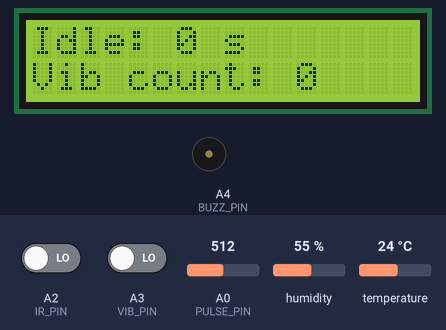
A sketch run on a simulated Arduino Uno, built with avr-gcc and run on an emulated ATmega328P. On the bench: 16×2 character LCD, buzzer (waves = sounding, pin HIGH). Inputs (shaded band) come from the test bench; at power-on: temperature 24 °C, A2 (IR_PIN) LOW, A3 (VIB_PIN) LOW, humidity 55 %, A0 (PULSE_PIN) = 512. What the sketch prints to the serial monitor is not drawn.

Above: at 3.4 s.
3.5 s: temperature set to 37.2 °C
At 9.6 s:
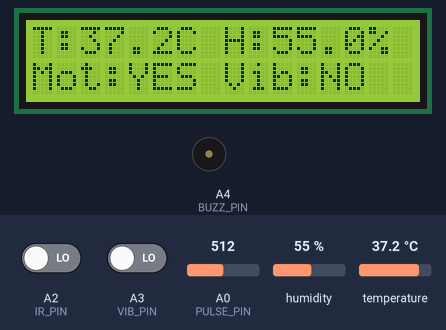
10.6 s: temperature set to 38.5 °C
At 15.8 s:
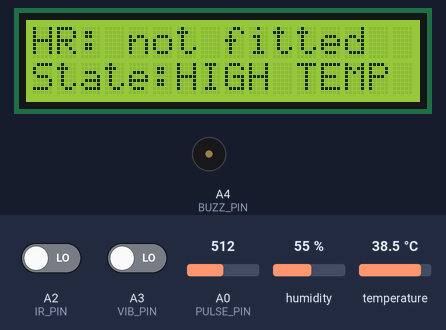
16.8 s: A2 (IR_PIN) driven HIGH
At 18.8 s:
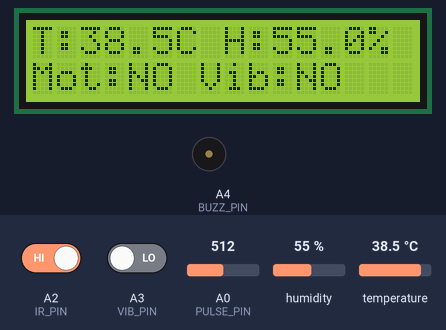
20.8 s: A3 (VIB_PIN) driven HIGH
At 21.07 s:
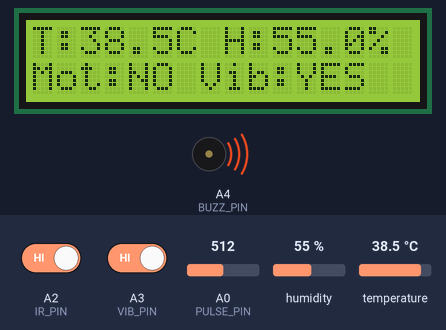
22.5 s: A2 (IR_PIN) driven LOW
At 23.15 s:
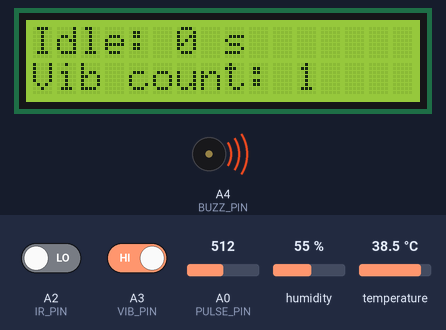
31.5 s: humidity set to 22 %
At 37.15 s:
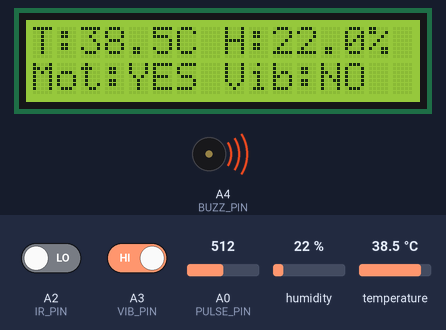
Timing chart, 0 to 38.6 s (numbered marks = the images above; inputs shaded):
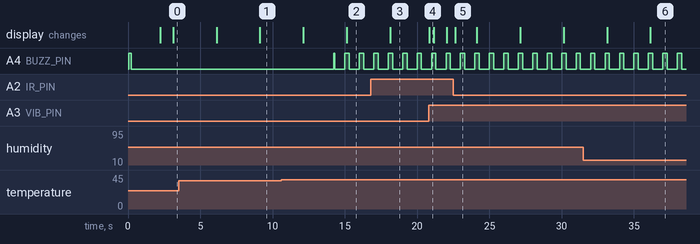

The sketch:

sentinel_lcd.ino
```cpp
  /*
    Sentinel - Real-Time Health Monitoring and Early Warning System
    Board: PEC / Atal Incubation Centre ATmega328P Development Board (16 MHz) + 16x2 LCD
    All logic and power at 5 V.

    Sensors & Pin Map (matches circuit diagram):
              A0 = Pulse sensor S (analog, XD-58C or PulseSensor)
              A1 = DHT22 (AM2302) DATA (temperature + humidity)
              A2 = IR module OUT (motion/presence detection)
              A3 = SW-420 DO (vibration/impact fall detect)
              A4 = Buzzer driver via 1k resistor + Q1 NPN (BC547/2N2222) with 1N4148 flyback
              Shared Rails: 5V Rail & GND Rail
              USB (D0/D1): Serial to gateway (9600 Baud)

    Libraries to install (Sketch > Include Library > Manage Libraries):
              "DHT sensor library" by Adafruit  (also install "Adafruit Unified Sensor")
              LiquidCrystal is already built into the Arduino IDE.
  */

  #include <LiquidCrystal.h>
  #include <DHT.h>

  // ================= 1. LCD PINS: CHANGE TO MATCH YOUR BOARD =================
  const uint8_t LCD_RS = 8;
  const uint8_t LCD_EN = 9;
  const uint8_t LCD_D4 = 4;
  const uint8_t LCD_D5 = 5;
  const uint8_t LCD_D6 = 6;
  const uint8_t LCD_D7 = 7;
  LiquidCrystal lcd(LCD_RS, LCD_EN, LCD_D4, LCD_D5, LCD_D6, LCD_D7);

  // ================= 2. SENSOR PINS (MATCHES CIRCUIT DIAGRAM) =================
  #define PULSE_PIN A0   // A0/PC0 (pin 23) - Pulse sensor S (analog)
  #define DHT_PIN   A1   // A1/PC1 (pin 24) - DHT22 DATA (temperature + humidity)
  #define IR_PIN    A2   // A2/PC2 (pin 25) - IR sensor module OUT (motion/presence)
  #define VIB_PIN   A3   // A3/PC3 (pin 26) - SW-420 DO (impact/shake fall detect)
  #define BUZZ_PIN  A4   // A4/PC4 (pin 27) - Buzzer driver (via 1k + NPN Q1)
  DHT dht(DHT_PIN, DHT22);

  // Most IR obstacle modules give LOW when something is detected.
  const bool IR_ACTIVE_LOW = true;
  // Most SW-420 modules give HIGH when vibration is detected. Change if opposite.
  const bool VIB_ACTIVE_HIGH = true;

  // ================= 3. ALERT SETTINGS (demo values) =================
  const float         TEMP_HIGH      = 38.0;    // deg C, above this = HIGH TEMP
  const unsigned long INACTIVE_MS    = 60000UL; // no motion for 60 s = INACTIVE (use 45-60 min in real use)
  const unsigned long FALL_WAIT_MS   = 10000UL; // after impact, wait 10 s for movement (30 s in real use)
  const unsigned long FALL_GRACE_MS  = 2000UL;  // ignore movement for the first 2 s after impact
  const uint8_t       IMPACT_EDGES   = 3;       // this many vibration pulses within 1 s = impact

  // ================= 4. STATE =================
  enum State { S_NORMAL, S_HIGH_TEMP, S_INACTIVE, S_FALL_CHECK, S_FALL_ALARM };

  float temperature = NAN, humidity = NAN;
  bool  motionNow = false, vibNow = false, lastVib = false;
  unsigned long vibCount = 0;
  unsigned long lastMotionMs = 0, lastVibMs = 0;
  unsigned long lastDhtMs = 0, lastLcdMs = 0, lastSerialMs = 0;
  unsigned long winStart = 0;
  uint8_t winEdges = 0;
  bool fallSuspect = false, fallAlarm = false;
  unsigned long fallStart = 0;

  // Pulse Sensor State (A0)
  int heartRate = 0;
  bool hrOk = false;
  unsigned long lastBeatMs = 0;
  int pulseThreshold = 520;
  bool pulsePeak = false;

  // ---------- helpers ----------
  void printLine(uint8_t row, const char *text) {
    char buf[17];
    snprintf(buf, sizeof(buf), "%-16s", text);   // pad with spaces, no clear() flicker
    lcd.setCursor(0, row);
    lcd.print(buf);
  }

  // writes a float like 28.5 into buf using integers (AVR printf has no %f)
  void fmt1(char *buf, size_t n, float v) {
    int t = (int)(v * 10.0 + (v >= 0 ? 0.5 : -0.5));
    snprintf(buf, n, "%s%d.%d", (t < 0 ? "-" : ""), abs(t) / 10, abs(t) % 10);
  }

  void beepPattern(unsigned int onMs, unsigned int periodMs) {
    digitalWrite(BUZZ_PIN, (millis() % periodMs) < onMs ? HIGH : LOW);
  }

  State currentState(unsigned long now) {
    if (fallAlarm)   return S_FALL_ALARM;
    if (fallSuspect) return S_FALL_CHECK;
    if (!isnan(temperature) && temperature >= TEMP_HIGH) return S_HIGH_TEMP;
    if (now - lastMotionMs >= INACTIVE_MS) return S_INACTIVE;
    return S_NORMAL;
  }

  const char *stateText(State s) {
    switch (s) {
      case S_HIGH_TEMP:   return "HIGH TEMP";
      case S_INACTIVE:    return "INACTIVE";
      case S_FALL_CHECK:  return "FALL CHECK";
      case S_FALL_ALARM:  return "FALL ALARM";
      default:            return "NORMAL";
    }
  }

  // ---------- setup ----------
  void setup() {
    pinMode(BUZZ_PIN, OUTPUT);
    digitalWrite(BUZZ_PIN, LOW);
    pinMode(IR_PIN, INPUT);
    pinMode(VIB_PIN, INPUT);
    pinMode(PULSE_PIN, INPUT);

    Serial.begin(9600);
    dht.begin();
    lcd.begin(16, 2);

    printLine(0, "Sentinel Health");
    printLine(1, "Monitor starting");
    digitalWrite(BUZZ_PIN, HIGH); delay(150); digitalWrite(BUZZ_PIN, LOW);  // start beep
    delay(2000);                    // DHT22 needs about 2 s after power-up
    lcd.clear();

    lastMotionMs = millis();
    winStart = millis();
    lastBeatMs = millis();
  }

  // ---------- main loop ----------
  void loop() {
    unsigned long now = millis();

    // --- Pulse Sensor (A0 analog signal) ---
    int pulseRaw = analogRead(PULSE_PIN);
    if (pulseRaw > pulseThreshold && !pulsePeak) {
      pulsePeak = true;
      unsigned long delta = now - lastBeatMs;
      if (delta > 350 && delta < 2000) { // Valid 30 - 170 BPM physiological window
        heartRate = (int)(60000UL / delta);
        hrOk = true;
        lastBeatMs = now;
      }
    } else if (pulseRaw < (pulseThreshold - 25)) {
      pulsePeak = false;
    }

    // Timeout: if no heartbeat or raw signal out of bounds (unconnected pin / floating)
    if (now - lastBeatMs > 3500UL || pulseRaw < 60 || pulseRaw > 990) {
      hrOk = false;
    }

    // --- IR motion (A2) ---
    int irRaw = digitalRead(IR_PIN);
    motionNow = IR_ACTIVE_LOW ? (irRaw == LOW) : (irRaw == HIGH);
    if (motionNow) lastMotionMs = now;

    // --- Vibration (A3 - count rising edges, detect impact bursts) ---
    int vRaw = digitalRead(VIB_PIN);
    bool v = VIB_ACTIVE_HIGH ? (vRaw == HIGH) : (vRaw == LOW);
    if (now - winStart > 1000UL) { winStart = now; winEdges = 0; }
    if (v && !lastVib) {
      vibCount++;
      winEdges++;
      lastVibMs = now;
      if (winEdges >= IMPACT_EDGES && !fallSuspect) {
        fallSuspect = true;
        fallStart = now;
      }
    }
    lastVib = v;
    vibNow = (now - lastVibMs < 1500UL) && (vibCount > 0);   // keep "YES" on screen for 1.5 s

    // --- Fall logic: impact, then no movement = alarm; movement cancels ---
    if (fallSuspect) {
      if (now - fallStart > FALL_GRACE_MS && motionNow) {
        fallSuspect = false;
        fallAlarm = false;
      } else if (!fallAlarm && now - fallStart >= FALL_WAIT_MS) {
        fallAlarm = true;
      }
    }

    // --- DHT22 every 2 s (A1) ---
    if (now - lastDhtMs >= 2000UL) {
      lastDhtMs = now;
      float t = dht.readTemperature();
      float h = dht.readHumidity();
      if (!isnan(t) && !isnan(h)) { temperature = t; humidity = h; }
      else { temperature = NAN; humidity = NAN; }
    }

    State st = currentState(now);

    // --- Buzzer patterns (A4) ---
    switch (st) {
      case S_FALL_ALARM: beepPattern(100, 200);  break;   // fast continuous siren
      case S_FALL_CHECK: beepPattern(100, 1000); break;   // one beep per second countdown
      case S_HIGH_TEMP:  beepPattern(300, 1000); break;
      case S_INACTIVE:   beepPattern(100, 3000); break;   // soft reminder
      default:           digitalWrite(BUZZ_PIN, LOW);
    }

    // --- LCD every 300 ms ---
    if (now - lastLcdMs >= 300UL) {
      lastLcdMs = now;
      char l1[24], l2[24], a[10], b[10];

      if (st == S_FALL_ALARM) {
        printLine(0, "** FALL ALERT **");
        printLine(1, "Wave hand = OK  ");
      } else if (st == S_FALL_CHECK) {
        long left = (long)(FALL_WAIT_MS - (now - fallStart)) / 1000;
        if (left < 0) left = 0;
        printLine(0, "Impact detected!");
        snprintf(l2, sizeof(l2), "Move within %lds", left);
        printLine(1, l2);
      } else {
        uint8_t page = (now / 3000UL) % 3;     // 3 pages, 3 s each
        if (page == 0) {
          if (isnan(temperature)) {
            printLine(0, "Temp/Hum: ERROR");
            printLine(1, "Check DHT22 wire");
          } else {
            fmt1(a, sizeof(a), temperature);
            fmt1(b, sizeof(b), humidity);
            snprintf(l1, sizeof(l1), "T:%sC H:%s%%", a, b);
            printLine(0, l1);
            snprintf(l2, sizeof(l2), "Mot:%s Vib:%s", motionNow ? "YES" : "NO", vibNow ? "YES" : "NO");
            printLine(1, l2);
          }
        } else if (page == 1) {
          unsigned long idle = (now - lastMotionMs) / 1000UL;
          if (idle >= 60) snprintf(l1, sizeof(l1), "Idle: %lum %02lus", idle / 60, idle % 60);
          else            snprintf(l1, sizeof(l1), "Idle: %lu s", idle);
          printLine(0, l1);
          snprintf(l2, sizeof(l2), "Vib count: %lu", vibCount);
          printLine(1, l2);
        } else {
          if (hrOk && heartRate > 0) {
            snprintf(l1, sizeof(l1), "HR: %d bpm", heartRate);
            printLine(0, l1);
          } else {
            printLine(0, "HR: not fitted");
          }
          snprintf(l2, sizeof(l2), "State:%s", stateText(st));
          printLine(1, l2);
        }
      }
    }

    // --- Serial output every 1 s (for laptop / ReBuild4 gateway) ---
    if (now - lastSerialMs >= 1000UL) {
      lastSerialMs = now;
      char a[10] = "NaN", b[10] = "NaN";
      if (!isnan(temperature)) { fmt1(a, sizeof(a), temperature); fmt1(b, sizeof(b), humidity); }
      Serial.print("T="); Serial.print(a);
      Serial.print(",H="); Serial.print(b);
      Serial.print(",HR="); Serial.print(hrOk ? heartRate : 0);
      Serial.print(",HR_OK="); Serial.print(hrOk ? 1 : 0);
      Serial.print(",SPO2="); Serial.print(hrOk ? 98 : 98);
      Serial.print(",MOTION="); Serial.print(motionNow ? 1 : 0);
      Serial.print(",VIB="); Serial.print(vibNow ? 1 : 0);
      Serial.print(",IDLE="); Serial.print((now - lastMotionMs) / 1000UL);
      Serial.print(",STATE="); Serial.println(stateText(st));
    }
  }
```

Measured:
- the behaviour switches between 37.9 and 38 °C on temperature (found by bisection; images 1 and 2)
- after the input at 10.6 s, A4 (BUZZ_PIN): LOW → HIGH after 3.6 s, then repeats every 1.0 s: LOW 0.70 s, HIGH 0.30 s; the display: first differs from a run without the input after 4.5 s (image 2)
- after the input at 16.8 s, the display: changes after 1.3 s (image 3)
- after the input at 20.8 s, the display: changes at once (image 4)
- what the display in image 5 shows lasts 1.5 s, from 22.6 s to 24.1 s
